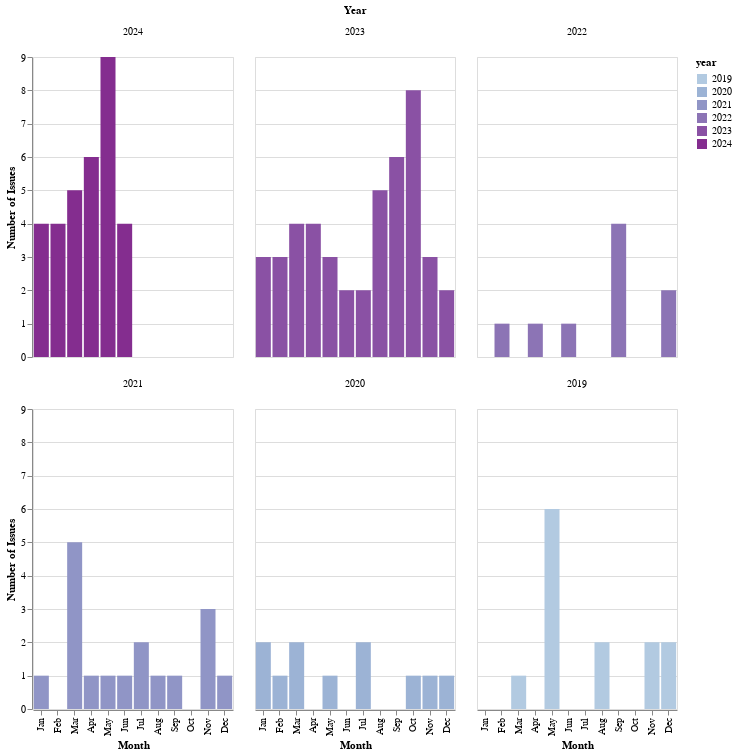

Notebook code cell kept with this figure:
### Markdown cell above
## Monthly patterns

which months are most popular?

### Code cell
# Create an Altair bar plot with a grid layout
chart = (
    alt.Chart(month_year_counts)
    .mark_bar()
    .encode(
        x=alt.X(
            "month:N",
            title="Month",
            sort=[
                "Jan",
                "Feb",
                "Mar",
                "Apr",
                "May",
                "Jun",
                "Jul",
                "Aug",
                "Sep",
                "Oct",
                "Nov",
                "Dec",
            ],
        ),
        y=alt.Y("count:Q", title="Number of Issues"),
        color=alt.Color("year:N", scale=alt.Scale(scheme="bluepurple")),
    )
    .properties(width=200, height=300, title="Number of Issues Per Month and Year")
    .facet(
        facet=alt.Facet(
            "year:N",
            title="Year",
            sort="descending",
            header=alt.Header(labelAngle=0),
        ),
        columns=3,
    )
)

chart.show()

### Figure 1 — Vega-Lite specification as saved in the notebook (floating-point values rounded to 4 significant figures)
{"config": {"view": {"continuousWidth": 300, "continuousHeight": 300}}, "data": {"name": "data-1cd01dd512da71ba26ba9bbb419a7281"}, "facet": {"field": "year", "header": {"labelAngle": 0}, "sort": "descending", "title": "Year", "type": "nominal"}, "spec": {"mark": {"type": "bar"}, "encoding": {"color": {"field": "year", "scale": {"scheme": "bluepurple"}, "type": "nominal"}, "x": {"field": "month", "sort": ["Jan", "Feb", "Mar", "Apr", "May", "Jun", "Jul", "Aug", "Sep", "Oct", "Nov", "Dec"], "title": "Month", "type": "nominal"}, "y": {"field": "count", "title": "Number of Issues", "type": "quantitative"}}, "height": 300, "title": "Number of Issues Per Month and Year", "width": 200}, "columns": 3, "$schema": "https://vega.github.io/schema/vega-lite/v5.17.0.json", "datasets": {"data-1cd01dd512da71ba26ba9bbb419a7281": [{"count": 1, "year": 2019, "month": "Mar", "month_cat": "Mar"}, {"count": 0, "year": 2019, "month": "Apr", "month_cat": "Apr"}, {"count": 6, "year": 2019, "month": "May", "month_cat": "May"}, {"count": 0, "year": 2019, "month": "Jun", "month_cat": "Jun"}, {"count": 0, "year": 2019, "month": "Jul", "month_cat": "Jul"}, {"count": 2, "year": 2019, "month": "Aug", "month_cat": "Aug"}, {"count": 0, "year": 2019, "month": "Sep", "month_cat": "Sep"}, {"count": 0, "year": 2019, "month": "Oct", "month_cat": "Oct"}, {"count": 2, "year": 2019, "month": "Nov", "month_cat": "Nov"}, {"count": 2, "year": 2019, "month": "Dec", "month_cat": "Dec"}, {"count": 2, "year": 2020, "month": "Jan", "month_cat": "Jan"}, {"count": 1, "year": 2020, "month": "Feb", "month_cat": "Feb"}, {"count": 2, "year": 2020, "month": "Mar", "month_cat": "Mar"}, {"count": 0, "year": 2020, "month": "Apr", "month_cat": "Apr"}, {"count": 1, "year": 2020, "month": "May", "month_cat": "May"}, {"count": 0, "year": 2020, "month": "Jun", "month_cat": "Jun"}, {"count": 2, "year": 2020, "month": "Jul", "month_cat": "Jul"}, {"count": 0, "year": 2020, "month": "Aug", "month_cat": "Aug"}, {"count": 0, "year": 2020, "month": "Sep", "month_cat": "Sep"}, {"count": 1, "year": 2020, "month": "Oct", "month_cat": "Oct"}, {"count": 1, "year": 2020, "month": "Nov", "month_cat": "Nov"}, {"count": 1, "year": 2020, "month": "Dec", "month_cat": "Dec"}, {"count": 1, "year": 2021, "month": "Jan", "month_cat": "Jan"}, {"count": 0, "year": 2021, "month": "Feb", "month_cat": "Feb"}, {"count": 5, "year": 2021, "month": "Mar", "month_cat": "Mar"}, {"count": 1, "year": 2021, "month": "Apr", "month_cat": "Apr"}, {"count": 1, "year": 2021, "month": "May", "month_cat": "May"}, {"count": 1, "year": 2021, "month": "Jun", "month_cat": "Jun"}, {"count": 2, "year": 2021, "month": "Jul", "month_cat": "Jul"}, {"count": 1, "year": 2021, "month": "Aug", "month_cat": "Aug"}, {"count": 1, "year": 2021, "month": "Sep", "month_cat": "Sep"}, {"count": 0, "year": 2021, "month": "Oct", "month_cat": "Oct"}, {"count": 3, "year": 2021, "month": "Nov", "month_cat": "Nov"}, {"count": 1, "year": 2021, "month": "Dec", "month_cat": "Dec"}, {"count": 0, "year": 2022, "month": "Jan", "month_cat": "Jan"}, {"count": 1, "year": 2022, "month": "Feb", "month_cat": "Feb"}, {"count": 0, "year": 2022, "month": "Mar", "month_cat": "Mar"}, {"count": 1, "year": 2022, "month": "Apr", "month_cat": "Apr"}, {"count": 0, "year": 2022, "month": "May", "month_cat": "May"}, {"count": 1, "year": 2022, "month": "Jun", "month_cat": "Jun"}, {"count": 0, "year": 2022, "month": "Jul", "month_cat": "Jul"}, {"count": 0, "year": 2022, "month": "Aug", "month_cat": "Aug"}, {"count": 4, "year": 2022, "month": "Sep", "month_cat": "Sep"}, {"count": 0, "year": 2022, "month": "Oct", "month_cat": "Oct"}, {"count": 0, "year": 2022, "month": "Nov", "month_cat": "Nov"}, {"count": 2, "year": 2022, "month": "Dec", "month_cat": "Dec"}, {"count": 3, "year": 2023, "month": "Jan", "month_cat": "Jan"}, {"count": 3, "year": 2023, "month": "Feb", "month_cat": "Feb"}, {"count": 4, "year": 2023, "month": "Mar", "month_cat": "Mar"}, {"count": 4, "year": 2023, "month": "Apr", "month_cat": "Apr"}, {"count": 3, "year": 2023, "month": "May", "month_cat": "May"}, {"count": 2, "year": 2023, "month": "Jun", "month_cat": "Jun"}, {"count": 2, "year": 2023, "month": "Jul", "month_cat": "Jul"}, {"count": 5, "year": 2023, "month": "Aug", "month_cat": "Aug"}, {"count": 6, "year": 2023, "month": "Sep", "month_cat": "Sep"}, {"count": 8, "year": 2023, "month": "Oct", "month_cat": "Oct"}, {"count": 3, "year": 2023, "month": "Nov", "month_cat": "Nov"}, {"count": 2, "year": 2023, "month": "Dec", "month_cat": "Dec"}, {"count": 4, "year": 2024, "month": "Jan", "month_cat": "Jan"}, {"count": 4, "year": 2024, "month": "Feb", "month_cat": "Feb"}, {"count": 5, "year": 2024, "month": "Mar", "month_cat": "Mar"}, {"count": 6, "year": 2024, "month": "Apr", "month_cat": "Apr"}, {"count": 9, "year": 2024, "month": "May", "month_cat": "May"}, {"count": 4, "year": 2024, "month": "Jun", "month_cat": "Jun"}]}}
